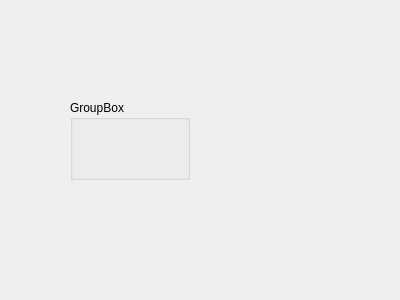
<?xml version="1.0" encoding="UTF-8"?>
<ui version="4.0">
 <class>ConnDlg</class>
 <widget class="QDialog" name="ConnDlg">
  <property name="geometry">
   <rect>
    <x>0</x>
    <y>0</y>
    <width>400</width>
    <height>300</height>
   </rect>
  </property>
  <property name="windowTitle">
   <string>Dialog</string>
  </property>
  <widget class="QGroupBox" name="groupBox">
   <property name="geometry">
    <rect>
     <x>70</x>
     <y>100</y>
     <width>120</width>
     <height>80</height>
    </rect>
   </property>
   <property name="title">
    <string>GroupBox</string>
   </property>
  </widget>
 </widget>
 <resources/>
 <connections/>
</ui>
